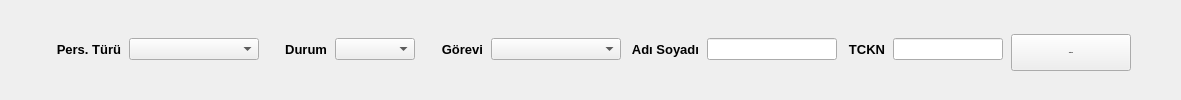
    <widget class="QFrame" name="middle_s_frame">
     <property name="sizePolicy">
      <sizepolicy hsizetype="Expanding" vsizetype="Preferred">
       <horstretch>0</horstretch>
       <verstretch>0</verstretch>
      </sizepolicy>
     </property>
     <property name="frameShape">
      <enum>QFrame::Shape::NoFrame</enum>
     </property>
     <property name="frameShadow">
      <enum>QFrame::Shadow::Plain</enum>
     </property>
     <layout class="QGridLayout" name="gridLayout_4">
      <property name="topMargin">
       <number>5</number>
      </property>
      <property name="rightMargin">
       <number>10</number>
      </property>
      <property name="bottomMargin">
       <number>5</number>
      </property>
      <property name="spacing">
       <number>0</number>
      </property>
      <item row="0" column="1">
       <layout class="QGridLayout" name="gridLayout_7">
        <property name="horizontalSpacing">
         <number>8</number>
        </property>
        <property name="verticalSpacing">
         <number>0</number>
        </property>
        <item row="0" column="2">
         <widget class="QLabel" name="lbl_durum_f">
          <property name="sizePolicy">
           <sizepolicy hsizetype="Fixed" vsizetype="Fixed">
            <horstretch>0</horstretch>
            <verstretch>0</verstretch>
           </sizepolicy>
          </property>
          <property name="minimumSize">
           <size>
            <width>60</width>
            <height>22</height>
           </size>
          </property>
          <property name="maximumSize">
           <size>
            <width>45</width>
            <height>22</height>
           </size>
          </property>
          <property name="sizeIncrement">
           <size>
            <width>0</width>
            <height>0</height>
           </size>
          </property>
          <property name="font">
           <font>
            <family>Yu Gothic UI</family>
            <pointsize>10</pointsize>
            <italic>false</italic>
            <bold>true</bold>
           </font>
          </property>
          <property name="text">
           <string>Durum</string>
          </property>
          <property name="alignment">
           <set>Qt::AlignmentFlag::AlignRight|Qt::AlignmentFlag::AlignTrailing|Qt::AlignmentFlag::AlignVCenter</set>
          </property>
         </widget>
        </item>
        <item row="0" column="0" alignment="Qt::AlignmentFlag::AlignRight">
         <widget class="QLabel" name="lbl_personel_turu_f">
          <property name="sizePolicy">
           <sizepolicy hsizetype="Fixed" vsizetype="Fixed">
            <horstretch>0</horstretch>
            <verstretch>0</verstretch>
           </sizepolicy>
          </property>
          <property name="minimumSize">
           <size>
            <width>70</width>
            <height>22</height>
           </size>
          </property>
          <property name="maximumSize">
           <size>
            <width>70</width>
            <height>22</height>
           </size>
          </property>
          <property name="sizeIncrement">
           <size>
            <width>0</width>
            <height>0</height>
           </size>
          </property>
          <property name="font">
           <font>
            <family>Yu Gothic UI</family>
            <pointsize>10</pointsize>
            <italic>false</italic>
            <bold>true</bold>
           </font>
          </property>
          <property name="text">
           <string>Pers. Türü</string>
          </property>
          <property name="alignment">
           <set>Qt::AlignmentFlag::AlignRight|Qt::AlignmentFlag::AlignTrailing|Qt::AlignmentFlag::AlignVCenter</set>
          </property>
         </widget>
        </item>
        <item row="0" column="3">
         <widget class="QComboBox" name="cmb_durum_f">
          <property name="minimumSize">
           <size>
            <width>80</width>
            <height>22</height>
           </size>
          </property>
          <property name="maximumSize">
           <size>
            <width>80</width>
            <height>22</height>
           </size>
          </property>
          <property name="sizeIncrement">
           <size>
            <width>0</width>
            <height>0</height>
           </size>
          </property>
          <property name="font">
           <font>
            <family>Yu Gothic UI</family>
            <pointsize>11</pointsize>
            <italic>false</italic>
            <bold>false</bold>
           </font>
          </property>
          <property name="placeholderText">
           <string>Tümü</string>
          </property>
         </widget>
        </item>
        <item row="0" column="8">
         <widget class="QLabel" name="lbl_tckn_f">
          <property name="sizePolicy">
           <sizepolicy hsizetype="Fixed" vsizetype="Fixed">
            <horstretch>0</horstretch>
            <verstretch>0</verstretch>
           </sizepolicy>
          </property>
          <property name="minimumSize">
           <size>
            <width>40</width>
            <height>22</height>
           </size>
          </property>
          <property name="maximumSize">
           <size>
            <width>40</width>
            <height>22</height>
           </size>
          </property>
          <property name="font">
           <font>
            <family>Yu Gothic UI</family>
            <pointsize>10</pointsize>
            <italic>false</italic>
            <bold>true</bold>
           </font>
          </property>
          <property name="styleSheet">
           <string notr="true"/>
          </property>
          <property name="text">
           <string>TCKN</string>
          </property>
          <property name="alignment">
           <set>Qt::AlignmentFlag::AlignRight|Qt::AlignmentFlag::AlignTrailing|Qt::AlignmentFlag::AlignVCenter</set>
          </property>
         </widget>
        </item>
        <item row="0" column="1">
         <widget class="QComboBox" name="cmb_personel_turu_f">
          <property name="sizePolicy">
           <sizepolicy hsizetype="Fixed" vsizetype="Fixed">
            <horstretch>0</horstretch>
            <verstretch>0</verstretch>
           </sizepolicy>
          </property>
          <property name="minimumSize">
           <size>
            <width>130</width>
            <height>22</height>
           </size>
          </property>
          <property name="maximumSize">
           <size>
            <width>150</width>
            <height>22</height>
           </size>
          </property>
          <property name="sizeIncrement">
           <size>
            <width>0</width>
            <height>0</height>
           </size>
          </property>
          <property name="font">
           <font>
            <family>Yu Gothic UI</family>
            <pointsize>11</pointsize>
            <italic>false</italic>
            <bold>false</bold>
           </font>
          </property>
          <property name="placeholderText">
           <string>Tümü</string>
          </property>
         </widget>
        </item>
        <item row="0" column="4">
         <widget class="QLabel" name="lbl_gorevi_f">
          <property name="sizePolicy">
           <sizepolicy hsizetype="Fixed" vsizetype="Fixed">
            <horstretch>0</horstretch>
            <verstretch>0</verstretch>
           </sizepolicy>
          </property>
          <property name="minimumSize">
           <size>
            <width>60</width>
            <height>22</height>
           </size>
          </property>
          <property name="maximumSize">
           <size>
            <width>45</width>
            <height>22</height>
           </size>
          </property>
          <property name="sizeIncrement">
           <size>
            <width>0</width>
            <height>0</height>
           </size>
          </property>
          <property name="font">
           <font>
            <family>Yu Gothic UI</family>
            <pointsize>10</pointsize>
            <italic>false</italic>
            <bold>true</bold>
           </font>
          </property>
          <property name="text">
           <string>Görevi</string>
          </property>
          <property name="alignment">
           <set>Qt::AlignmentFlag::AlignRight|Qt::AlignmentFlag::AlignTrailing|Qt::AlignmentFlag::AlignVCenter</set>
          </property>
         </widget>
        </item>
        <item row="0" column="6">
         <widget class="QLabel" name="lbl_ad_soyad_f">
          <property name="sizePolicy">
           <sizepolicy hsizetype="Fixed" vsizetype="Fixed">
            <horstretch>0</horstretch>
            <verstretch>0</verstretch>
           </sizepolicy>
          </property>
          <property name="minimumSize">
           <size>
            <width>70</width>
            <height>22</height>
           </size>
          </property>
          <property name="maximumSize">
           <size>
            <width>70</width>
            <height>22</height>
           </size>
          </property>
          <property name="font">
           <font>
            <family>Yu Gothic UI</family>
            <pointsize>10</pointsize>
            <italic>false</italic>
            <bold>true</bold>
           </font>
          </property>
          <property name="text">
           <string>Adı Soyadı</string>
          </property>
          <property name="alignment">
           <set>Qt::AlignmentFlag::AlignRight|Qt::AlignmentFlag::AlignTrailing|Qt::AlignmentFlag::AlignVCenter</set>
          </property>
         </widget>
        </item>
        <item row="0" column="7">
         <widget class="QLineEdit" name="txt_ad_soyad_f">
          <property name="sizePolicy">
           <sizepolicy hsizetype="Fixed" vsizetype="Fixed">
            <horstretch>0</horstretch>
            <verstretch>0</verstretch>
           </sizepolicy>
          </property>
          <property name="minimumSize">
           <size>
            <width>130</width>
            <height>22</height>
           </size>
          </property>
          <property name="maximumSize">
           <size>
            <width>130</width>
            <height>22</height>
           </size>
          </property>
          <property name="font">
           <font>
            <family>Yu Gothic UI</family>
            <pointsize>11</pointsize>
            <italic>false</italic>
            <bold>false</bold>
           </font>
          </property>
         </widget>
        </item>
        <item row="0" column="10">
         <widget class="QPushButton" name="btn_temizle_f">
          <property name="sizePolicy">
           <sizepolicy hsizetype="Fixed" vsizetype="Fixed">
            <horstretch>0</horstretch>
            <verstretch>0</verstretch>
           </sizepolicy>
          </property>
          <property name="minimumSize">
           <size>
            <width>120</width>
            <height>37</height>
           </size>
          </property>
          <property name="maximumSize">
           <size>
            <width>120</width>
            <height>30</height>
           </size>
          </property>
          <property name="font">
           <font>
            <family>Yu Gothic UI</family>
            <pointsize>-1</pointsize>
            <bold>true</bold>
            <kerning>false</kerning>
           </font>
          </property>
          <property name="text">
           <string>TEMİZLE</string>
          </property>
         </widget>
        </item>
        <item row="0" column="9">
         <widget class="QLineEdit" name="txt_tckn_f">
          <property name="sizePolicy">
           <sizepolicy hsizetype="Fixed" vsizetype="Fixed">
            <horstretch>0</horstretch>
            <verstretch>0</verstretch>
           </sizepolicy>
          </property>
          <property name="minimumSize">
           <size>
            <width>110</width>
            <height>22</height>
           </size>
          </property>
          <property name="maximumSize">
           <size>
            <width>110</width>
            <height>22</height>
           </size>
          </property>
          <property name="font">
           <font>
            <family>Yu Gothic UI</family>
            <pointsize>11</pointsize>
            <italic>false</italic>
            <bold>false</bold>
           </font>
          </property>
         </widget>
        </item>
        <item row="0" column="5">
         <widget class="QComboBox" name="cmb_gorevi_f">
          <property name="minimumSize">
           <size>
            <width>130</width>
            <height>22</height>
           </size>
          </property>
          <property name="maximumSize">
           <size>
            <width>100</width>
            <height>22</height>
           </size>
          </property>
          <property name="sizeIncrement">
           <size>
            <width>0</width>
            <height>0</height>
           </size>
          </property>
          <property name="font">
           <font>
            <family>Yu Gothic UI</family>
            <pointsize>11</pointsize>
            <italic>false</italic>
            <bold>false</bold>
           </font>
          </property>
          <property name="placeholderText">
           <string>Tümü</string>
          </property>
         </widget>
        </item>
        <item row="0" column="11">
         <spacer name="horizontalSpacer_3">
          <property name="orientation">
           <enum>Qt::Orientation::Horizontal</enum>
          </property>
          <property name="sizeHint" stdset="0">
           <size>
            <width>40</width>
            <height>20</height>
           </size>
          </property>
         </spacer>
        </item>
       </layout>
      </item>
      <item row="0" column="0">
       <spacer name="horizontalSpacer_5">
        <property name="orientation">
         <enum>Qt::Orientation::Horizontal</enum>
        </property>
        <property name="sizeType">
         <enum>QSizePolicy::Policy::Fixed</enum>
        </property>
        <property name="sizeHint" stdset="0">
         <size>
          <width>40</width>
          <height>20</height>
         </size>
        </property>
       </spacer>
      </item>
     </layout>
    </widget>
